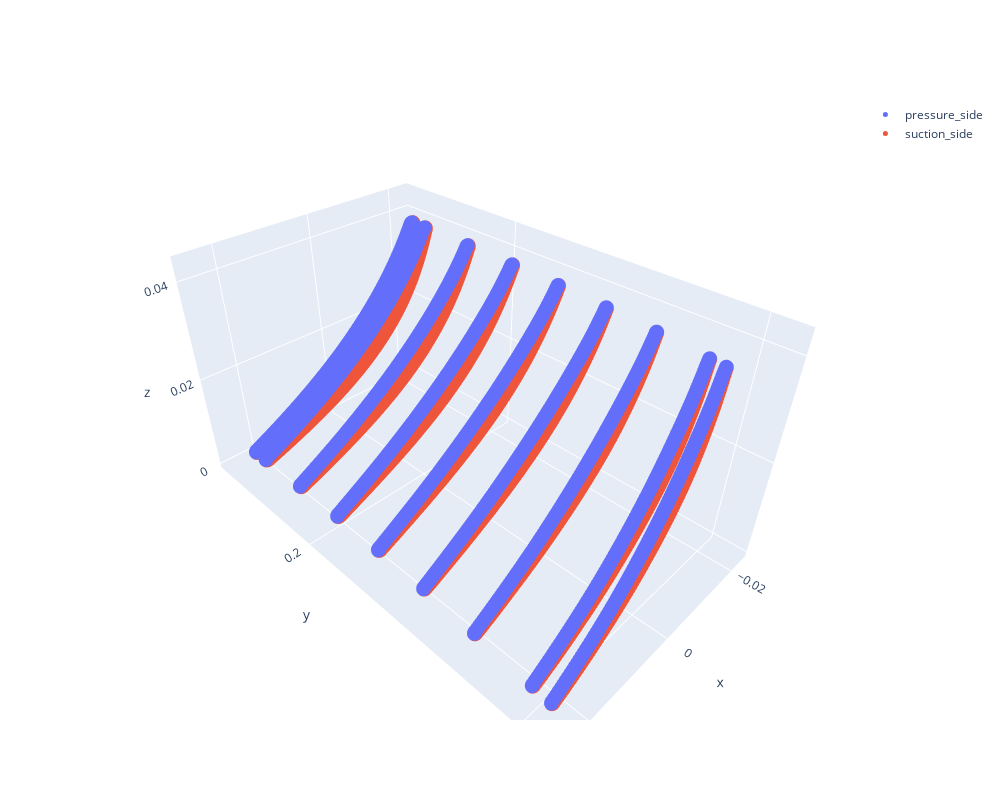

The code cell stored with this chart in its notebook:
### Code cell
fig = go.Figure(data=[
                      go.Scatter3d(x=pressure_side[:, 0], y=pressure_side[:, 1], z=pressure_side[:, 2],
                                   mode='markers',
                                   marker=dict(size=5),
                                   name='pressure_side'),
                      go.Scatter3d(x=suction_side[:, 0], y=suction_side[:, 1], z=suction_side[:, 2],
                                   mode='markers',
                                   marker=dict(size=5),
                                   name='suction_side'),

],
                                   layout=go.Layout(
                            width=1000,
                            height=800,
                        ))
fig.show()

### Figure 1 — Plotly figure (JSON) as saved in the notebook; plotly's stock layout.template omitted (floating-point values rounded to 4 significant figures; data arrays with more than 128 entries replaced by an {"elided": "..."} marker saying what was removed)
{"data": [{"marker": {"size": 5}, "mode": "markers", "name": "pressure_side", "type": "scatter3d", "x": {"elided": "1008 float values"}, "y": {"elided": "1008 float values"}, "z": {"elided": "1008 float values"}}, {"marker": {"size": 5}, "mode": "markers", "name": "suction_side", "type": "scatter3d", "x": {"elided": "1008 float values"}, "y": {"elided": "1008 float values"}, "z": {"elided": "1008 float values"}}], "layout": {"height": 800, "width": 1000}}
